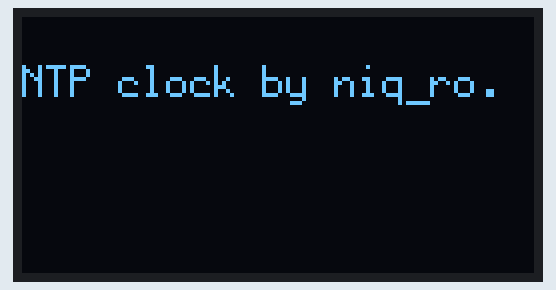
A sketch run on a simulated ESP8266 (NodeMCU). Shown: 128×64 one-colour display. WiFi joins after 1.5 s; servers stay silent unless stated; network time is answered at once with the bench clock; the local clock reads 2024-03-15 10:24:30 at power-on unless the sketch sets it; what the sketch prints to the serial monitor is not drawn.

Above: at 0.1 s.
At 5.2 s:
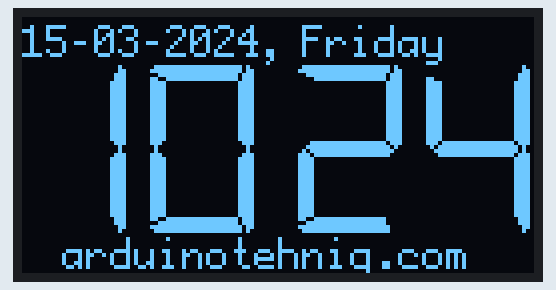
At 26.2 s:
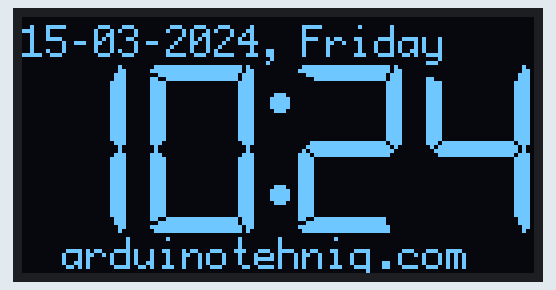
At 46.2 s:
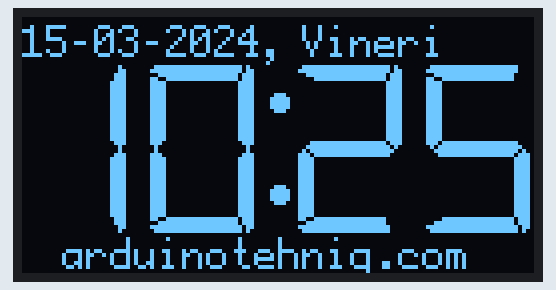
At 89.3 s:
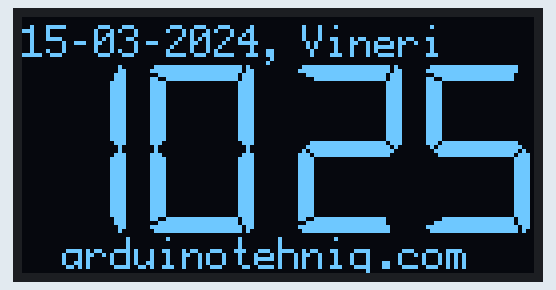
At 128.2 s:
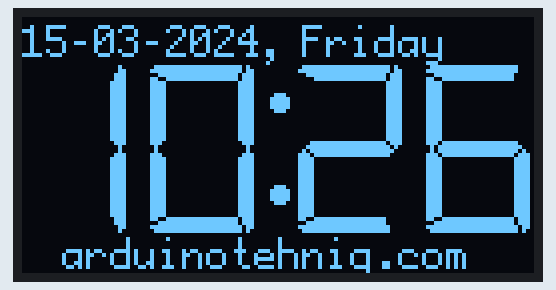

Measured:
- what the display in image 1 shows lasts 1.1 s, from 5.1 s to 6.2 s

The sketch:

NTPclock_64128_sh1107_v1c.ino
```cpp
/* NTP clock on 2.2" monochrome i2c display with ST7567S driver (128x64 i2c)
 * original design by niq_ro: https://github.com/tehniq3/
 * v.1 - base NTP clock (using info from https://github.com/tehniq3/eink_NTPclock )
 * v.1b - changed initialization of display
 * v.1c - changed for 1.3" OLED display SH1107 display (64x128 i2c)
*/

#include <ESP8266WiFi.h>
#include <ESP8266WiFiMulti.h>
#include <NTPClient.h>
#include <WiFiUdp.h>
#include <ESP8266WebServer.h>
#include <WiFiManager.h>         //https://github.com/tzapu/WiFiManager
#include <U8g2lib.h>
#include <Wire.h>

// https://randomnerdtutorials.com/esp8266-pinout-reference-gpios/
//#define SCL_PIN SCL  // SCL pin of OLED. Default: D1 (ESP8266) or D22 (ESP32)
//#define SDA_PIN SDA  // SDA pin of OLED. Default: D2 (ESP8266) or D21 (ESP32)
#define u8g2_PIN_NONE 100

//U8G2_ST7567_ENH_DG128064I_F_SW_I2C u8g2(U8G2_R0, SCL, SDA, U8X8_PIN_NONE);
//U8G2_ST7567_ENH_DG128064I_1_HW_I2C u8g2(U8G2_R0, U8X8_PIN_NONE);
U8G2_SH1107_64X128_F_HW_I2C u8g2(U8G2_R1, /* reset=*/ U8X8_PIN_NONE);  // https://github.com/olikraus/u8g2/wiki/u8g2setupcpp#sh1107-64x128

const long timezoneOffset = 2; // ? hours
const char          *ntpServer  = "pool.ntp.org"; // change it to local NTP server if needed
const unsigned long updateDelay = 900000;         // update time every 15 min
const unsigned long retryDelay  = 5000;           // retry 5 sec later if time query failed

unsigned long tpafisare;
unsigned long tpinfo = 60000;  // 15000 for test in video

unsigned long lastUpdatedTime = updateDelay * -1;
unsigned int  second_prev = 0;
bool          colon_switch = false;

WiFiUDP ntpUDP;
NTPClient timeClient(ntpUDP, ntpServer);

byte DST = 1;
byte DST0;
bool updated;
byte a = 0;

int ora = 20;
int minut = 24;
int secunda = 0;
int zi, zi2, luna, an;
String weekDays1[7]={"Sunday", "Monday", "Tuesday", "Wednesday", "Thursday", "Friday", "Saturday"};
String weekDays2[7]={"Duminica", "Luni", "Marti", "Miercuri", "Joi", "Vineri", "Sambata"};


void setup()
{
  //  u8g2.setI2CAddress (0x7E);  //(0x3F * 2);
    u8g2.begin();
  //  u8g2.setContrast(255);
    u8g2.clearBuffer(); // clear the internal memory
     u8g2.firstPage();
  do {
    u8g2.setFont(u8g2_font_profont12_mr);
  //  u8g2.setFont(u8g2_font_ncenB08_tr);
    u8g2.drawStr(0, 20, "NTP clock by niq_ro."); // write something to the internal memory
    } while (u8g2.nextPage() );
  //  u8g2.sendBuffer(); // transfer internal memory to the display
    delay(3000);

   //WiFiManager
    //Local intialization. Once its business is done, there is no need to keep it around
    WiFiManager wifiManager;
    //reset saved settings
    //wifiManager.resetSettings();

    //set custom ip for portal
    //wifiManager.setAPStaticIPConfig(IPAddress(10,0,1,1), IPAddress(10,0,1,1), IPAddress(255,255,255,0));

    //fetches ssid and pass from eeprom and tries to connect
    //if it does not connect it starts an access point with the specified name
    //here  "AutoConnectAP"
    //and goes into a blocking loop awaiting configuration

    wifiManager.autoConnect("AutoConnectAP");

    //or use this for auto generated name ESP + ChipID
    //wifiManager.autoConnect();

    //if you get here you have connected to the WiFi
    Serial.println("connected...yeey :)");

    delay(500);

timeClient.setTimeOffset((timezoneOffset + DST)*3600);
timeClient.begin();
}


void loop() {
   if (WiFi.status() == WL_CONNECTED && millis() - lastUpdatedTime >= updateDelay) {
    updated = timeClient.update();
    if (updated) {
      Serial.println("NTP time updated.");
      getYear();
      getMonth();
      getDay();
      zi2 = timeClient.getDay();
      lastUpdatedTime = millis();
    } else {
      Serial.println("Failed to update time. Waiting for retry...");
      lastUpdatedTime = millis() - updateDelay + retryDelay;
    }
  } else {
    if (WiFi.status() != WL_CONNECTED) Serial.println("WiFi disconnected!");
  }

unsigned long t = millis();

ora = timeClient.getHours();
minut = timeClient.getMinutes();
secunda = timeClient.getSeconds();

ceas();
delay(500);
}  // end main loop


void ceas()
{
  char m_str[3];
  strcpy(m_str, u8x8_u8toa(minut, 2));   /* convert m to a string with two digits */
  char h_str[3];
  strcpy(h_str, u8x8_u8toa(ora, 2));

  u8g2.firstPage();
  do {
//    u8g2.setFont(u8g2_font_ncenB08_tr);
    u8g2.setFont(u8g2_font_profont12_mr);
 //   u8g2.drawStr(0, 10, "22.07.2023 - ");
    u8g2.setCursor(0,10);
    if (zi < 10) u8g2.print("0");
    u8g2.print(zi);
    u8g2.print("-");
    if (luna < 10) u8g2.print("0");
    u8g2.print(luna);
    u8g2.print("-");
    u8g2.print(an);
    u8g2.print(", ");

    u8g2.setCursor(70,10);
    if (minut%2 == 0)
    u8g2.print(weekDays1[zi2]);
    else
    u8g2.print(weekDays2[zi2]);
    u8g2.drawStr(10, 63, "arduinotehniq.com"); // write something to the internal memory
    u8g2.setFont(u8g2_font_7Segments_26x42_mn);
    u8g2.drawStr(0,54,h_str);
    if (secunda%2 == 0)
        u8g2.drawStr(58,54,":");
    u8g2.drawStr(69,54,m_str);
  } while (u8g2.nextPage() );
}

 void getYear() {
  time_t rawtime = timeClient.getEpochTime();
  struct tm * ti;
  ti = localtime (&rawtime);
  an = ti->tm_year + 1900;
  Serial.print("year = ");
  Serial.println(an);
}

void getMonth() {
  time_t rawtime = timeClient.getEpochTime();
  struct tm * ti;
  ti = localtime (&rawtime);
  luna = ti->tm_mon + 1;
  Serial.print("month = ");
  Serial.println(luna);
}

void getDay() {
  time_t rawtime = timeClient.getEpochTime();
  struct tm * ti;
  ti = localtime (&rawtime);
  zi = ti->tm_mday;
  Serial.print("day = ");
  Serial.println(zi);
}
```
